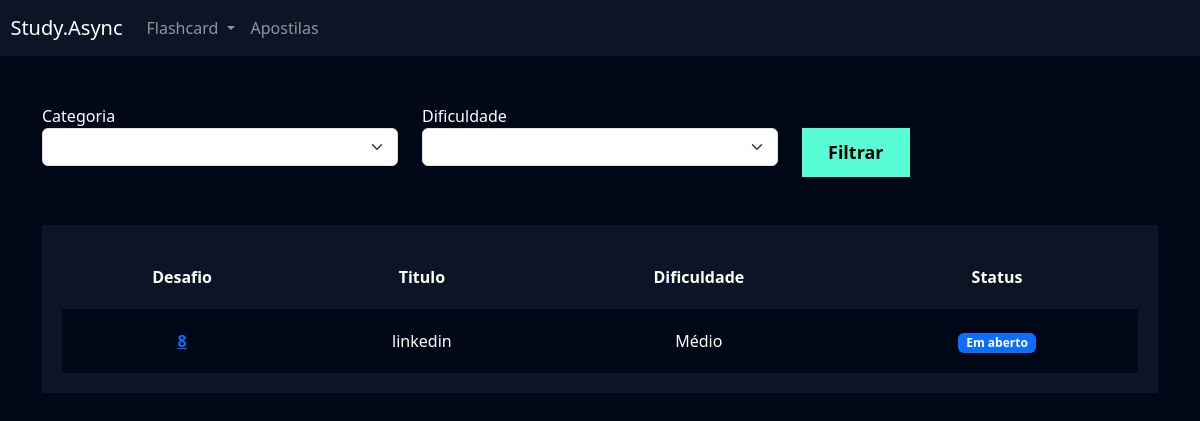
/flashcard/listar_desafio/ (signed in), run on an earlier commit of the app's database.
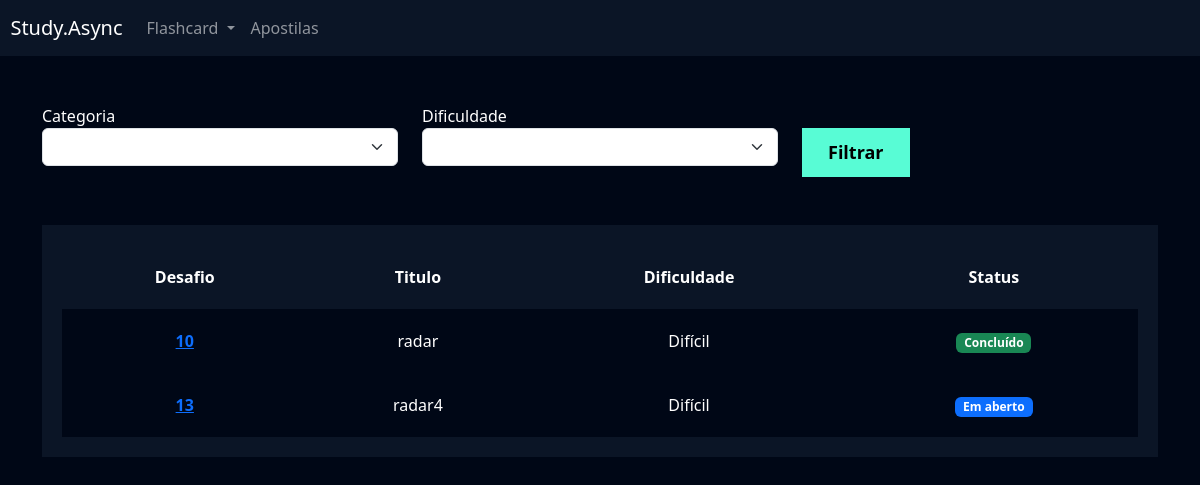
And on a later commit of the database.
### flashcard/models.py (models this page shows, shortened)
class Desafio(models.Model):
    user = models.ForeignKey(User, on_delete=models.DO_NOTHING)
    titulo = models.CharField(max_length=100)
    categoria = models.ManyToManyField(Categoria)
    quantidade_perguntas = models.IntegerField()
    dificuldade = models.CharField(
        max_length=1, choices=Flashcard.DIFICULDADE_CHOICES
    )
    flashcards = models.ManyToManyField(FlashcardDesafio)
    def status(self):
        if self.flashcards.filter(respondido=False).exists():
            return mark_safe('<span class="badge bg-primary">Em aberto</span>')
        else:
            return mark_safe('<span class="badge bg-success">Concluído</span>')

### flashcard/views.py (the view)
# urls.py: path('listar_desafio/', views.listar_desafio, name='listar_desafio'),
def listar_desafio(request):
    desafios = Desafio.objects.filter(user=request.user)
    categorias = Categoria.objects.all()
    dificuldades = Flashcard.DIFICULDADE_CHOICES
    categoria = request.GET.get('categoria')
    dificuldade = request.GET.get('dificuldade')
    if categoria:
        desafios = desafios.filter(categoria__id=categoria)
    if dificuldade:
        desafios = desafios.filter(dificuldade=dificuldade)
    return render(request, 'listar_desafio.html', {'desafios': desafios, 'categorias': categorias, 'dificuldades': dificuldades, 'categoria': categoria, 'dificuldade': dificuldade})

### flashcard/models.py (called while the page is built)
    def __str__(self):
        return self.nome

### flashcard/templates/listar_desafio.html (shortened to what this page needs)
{% extends "base.html" %}
{% load static %}
{% block 'cabecalho' %}
    <link href="{% static 'usuarios/css/cadastro.css' %}" rel="stylesheet">
    <link href="{% static 'flashcard/css/novo_flashcard.css' %}" rel="stylesheet">
    <link href="{% static 'flashcard/css/iniciar_desafio.css' %}" rel="stylesheet">
    <link href="{% static 'flashcard/css/desafio.css' %}" rel="stylesheet">
    <link href='https://unpkg.com/boxicons@2.1.4/css/boxicons.min.css' rel='stylesheet'>
{% endblock 'cabecalho' %}
{% block 'conteudo' %}
    {% include "partials/header.html" %}
    <div class="container">
        <br>
        <br>
        <div class="row">
            <div class="col-md">
                <form action="{% url 'listar_desafio' %}" method="GET">
                <label for="">Categoria</label>
                <select name="categoria" class="form-select">
                    <option value=""></option>
                    {% for categoria in categorias %}
                        <option value="{{categoria.id}}">{{categoria}}</option>
                    {% endfor %}
                </select>
            </div>
            <div class="col-md">
                <label for="">Dificuldade</label>
                <select name="dificuldade" class="form-select">
                    <option value=""></option>
                        {% for dificuldade in dificuldades %}
                            <option value="{{dificuldade.0}}">{{dificuldade.1}}</option>
                        {% endfor %}
                </select>
            </div>
            <div class="col-md">
                <br>
                <input type="submit" value="Filtrar" class="btn-cadastro">
            </div>
        </div>
        <br>
        <br>
        <div class="box-listar">
            <table>
                <thead>
                    <tr>
                        <th scope="col">Desafio</th>
                        <th scope="col">Titulo</th>
                        <th scope="col">Dificuldade</th>
                        <th scope="col">Status</th>
                    </tr>
                </thead>
                <tbody>
                    {% for desafio in desafios %}
                        <tr class="linha">
                            <th><a href="{% url 'desafio' desafio.id %}">{{desafio.id}}</a></th>
                            <td>{{desafio.titulo}}</td>
                            <td>{{desafio.get_dificuldade_display}}</td>
                            <td>{{desafio.status}}</td>
                        </tr>
                    {% endfor %}
                </tbody>
            </table>
        </div>
    </div>
{% endblock 'conteudo' %}

What changed in the data, as far as the page shows it:
removed Desafio: id "8", titulo "linkedin", dificuldade "Médio", status "Em aberto"
added Desafio: id "10", titulo "radar", dificuldade "Difícil", status "Concluído"
added Desafio: id "13", titulo "radar4", dificuldade "Difícil", status "Em aberto"
